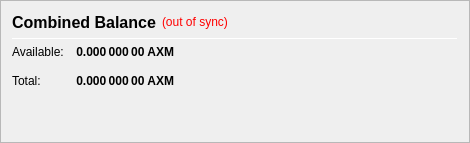
                   <widget class="QFrame" name="frame_CombinedBalances">
                    <property name="minimumSize">
                     <size>
                      <width>470</width>
                      <height>0</height>
                     </size>
                    </property>
                    <property name="frameShape">
                     <enum>QFrame::StyledPanel</enum>
                    </property>
                    <property name="frameShadow">
                     <enum>QFrame::Raised</enum>
                    </property>
                    <layout class="QVBoxLayout" name="verticalLayout_5">
                     <item>
                      <layout class="QHBoxLayout" name="horizontalLayout_5" stretch="0">
                       <item>
                        <widget class="QLabel" name="label_5z">
                         <property name="minimumSize">
                          <size>
                           <width>0</width>
                           <height>20</height>
                          </size>
                         </property>
                         <property name="font">
                          <font>
                           <pointsize>12</pointsize>
                           <weight>75</weight>
                           <bold>true</bold>
                          </font>
                         </property>
                         <property name="toolTip">
                          <string>Combined Balance (including unconfirmed and immature coins)</string>
                         </property>
                         <property name="text">
                          <string>Combined Balance</string>
                         </property>
                        </widget>
                       </item>
                       <item>
                        <widget class="QLabel" name="labelWalletStatus">
                         <property name="cursor">
                          <cursorShape>WhatsThisCursor</cursorShape>
                         </property>
                         <property name="toolTip">
                          <string>The displayed information may be out of date. Your wallet automatically synchronizes with the Axiom network after a connection is established, but this process has not completed yet.</string>
                         </property>
                         <property name="styleSheet">
                          <string notr="true">QLabel { color: red; }</string>
                         </property>
                         <property name="text">
                          <string notr="true">(out of sync)</string>
                         </property>
                         <property name="alignment">
                          <set>Qt::AlignLeading|Qt::AlignLeft|Qt::AlignVCenter</set>
                         </property>
                        </widget>
                       </item>
                       <item>
                        <spacer name="horizontalSpacer_1">
                         <property name="orientation">
                          <enum>Qt::Horizontal</enum>
                         </property>
                         <property name="sizeHint" stdset="0">
                          <size>
                           <width>40</width>
                           <height>20</height>
                          </size>
                         </property>
                        </spacer>
                       </item>
                      </layout>
                     </item>
                     <item>
                      <widget class="Line" name="line_CombinedBalance">
                       <property name="minimumSize">
                        <size>
                         <width>0</width>
                         <height>1</height>
                        </size>
                       </property>
                       <property name="maximumSize">
                        <size>
                         <width>16777215</width>
                         <height>1</height>
                        </size>
                       </property>
                       <property name="orientation">
                        <enum>Qt::Horizontal</enum>
                       </property>
                      </widget>
                     </item>
                     <item>
                      <layout class="QGridLayout" name="gridLayout_3">
                       <property name="spacing">
                        <number>12</number>
                       </property>
                       <item row="1" column="0">
                        <widget class="QLabel" name="labelBalanceTextz">
                         <property name="text">
                          <string>Available:</string>
                         </property>
                        </widget>
                       </item>
                       <item row="1" column="1">
                        <widget class="QLabel" name="labelBalancez">
                         <property name="font">
                          <font>
                           <weight>75</weight>
                           <bold>true</bold>
                          </font>
                         </property>
                         <property name="cursor">
                          <cursorShape>IBeamCursor</cursorShape>
                         </property>
                         <property name="toolTip">
                          <string>Your current spendable balance</string>
                         </property>
                         <property name="text">
                          <string notr="true">0.000 000 00 AXM</string>
                         </property>
                         <property name="alignment">
                          <set>Qt::AlignRight|Qt::AlignTrailing|Qt::AlignVCenter</set>
                         </property>
                         <property name="textInteractionFlags">
                          <set>Qt::LinksAccessibleByMouse|Qt::TextSelectableByKeyboard|Qt::TextSelectableByMouse</set>
                         </property>
                        </widget>
                       </item>
                       <item row="2" column="0">
                        <widget class="QLabel" name="labelTotalTextz">
                         <property name="text">
                          <string>Total:</string>
                         </property>
                        </widget>
                       </item>
                       <item row="2" column="1">
                        <widget class="QLabel" name="labelTotalz">
                         <property name="font">
                          <font>
                           <weight>75</weight>
                           <bold>true</bold>
                          </font>
                         </property>
                         <property name="cursor">
                          <cursorShape>IBeamCursor</cursorShape>
                         </property>
                         <property name="toolTip">
                          <string>Total Balance, including all unavailable coins.</string>
                         </property>
                         <property name="text">
                          <string notr="true">0.000 000 00 AXM</string>
                         </property>
                         <property name="alignment">
                          <set>Qt::AlignRight|Qt::AlignTrailing|Qt::AlignVCenter</set>
                         </property>
                         <property name="textInteractionFlags">
                          <set>Qt::LinksAccessibleByMouse|Qt::TextSelectableByKeyboard|Qt::TextSelectableByMouse</set>
                         </property>
                        </widget>
                       </item>
                       <item row="2" column="3">
                        <spacer name="horizontalSpacer_2">
                         <property name="orientation">
                          <enum>Qt::Horizontal</enum>
                         </property>
                         <property name="sizeHint" stdset="0">
                          <size>
                           <width>40</width>
                           <height>20</height>
                          </size>
                         </property>
                        </spacer>
                       </item>
                      </layout>
                     </item>
                     <item>
                      <spacer name="verticalSpacer_1">
                       <property name="orientation">
                        <enum>Qt::Vertical</enum>
                       </property>
                       <property name="sizeHint" stdset="0">
                        <size>
                         <width>20</width>
                         <height>40</height>
                        </size>
                       </property>
                      </spacer>
                     </item>
                    </layout>
                   </widget>
